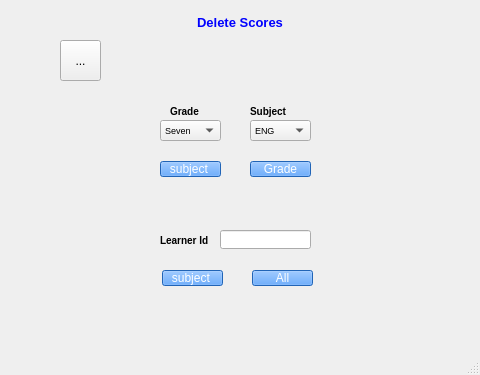
<?xml version="1.0" encoding="UTF-8"?>
<ui version="4.0">
 <class>MainWindow</class>
 <widget class="QMainWindow" name="MainWindow">
  <property name="geometry">
   <rect>
    <x>0</x>
    <y>0</y>
    <width>480</width>
    <height>375</height>
   </rect>
  </property>
  <property name="windowTitle">
   <string>MainWindow</string>
  </property>
  <widget class="QWidget" name="centralwidget">
   <widget class="QLabel" name="label">
    <property name="geometry">
     <rect>
      <x>0</x>
      <y>10</y>
      <width>480</width>
      <height>25</height>
     </rect>
    </property>
    <property name="styleSheet">
     <string notr="true">font-size:13px;
color:blue;
font-weight:bold;
</string>
    </property>
    <property name="text">
     <string>Delete Scores</string>
    </property>
    <property name="scaledContents">
     <bool>true</bool>
    </property>
    <property name="alignment">
     <set>Qt::AlignCenter</set>
    </property>
   </widget>
   <widget class="QToolButton" name="homebutton">
    <property name="geometry">
     <rect>
      <x>60</x>
      <y>40</y>
      <width>41</width>
      <height>41</height>
     </rect>
    </property>
    <property name="statusTip">
     <string>To Homepage</string>
    </property>
    <property name="text">
     <string>...</string>
    </property>
    <property name="icon">
     <iconset>
      <normaloff>../../AI/home icon.png</normaloff>../../AI/home icon.png</iconset>
    </property>
    <property name="iconSize">
     <size>
      <width>40</width>
      <height>40</height>
     </size>
    </property>
    <property name="popupMode">
     <enum>QToolButton::DelayedPopup</enum>
    </property>
   </widget>
   <widget class="QPushButton" name="deleteall">
    <property name="geometry">
     <rect>
      <x>252</x>
      <y>270</y>
      <width>61</width>
      <height>16</height>
     </rect>
    </property>
    <property name="styleSheet">
     <string notr="true">background:rgb(46, 140, 255);
color: rgb(255, 255, 255);
</string>
    </property>
    <property name="text">
     <string>All</string>
    </property>
   </widget>
   <widget class="QLabel" name="totallabel_2">
    <property name="geometry">
     <rect>
      <x>160</x>
      <y>230</y>
      <width>62</width>
      <height>20</height>
     </rect>
    </property>
    <property name="minimumSize">
     <size>
      <width>40</width>
      <height>20</height>
     </size>
    </property>
    <property name="styleSheet">
     <string notr="true">font-size:10px;
font-weight:bold</string>
    </property>
    <property name="text">
     <string>Learner Id</string>
    </property>
   </widget>
   <widget class="QPushButton" name="subdelete">
    <property name="geometry">
     <rect>
      <x>162</x>
      <y>270</y>
      <width>61</width>
      <height>16</height>
     </rect>
    </property>
    <property name="styleSheet">
     <string notr="true">background:rgb(46, 140, 255);
color: rgb(255, 255, 255);
</string>
    </property>
    <property name="text">
     <string>subject </string>
    </property>
   </widget>
   <widget class="QLineEdit" name="delfield">
    <property name="geometry">
     <rect>
      <x>220</x>
      <y>230</y>
      <width>91</width>
      <height>19</height>
     </rect>
    </property>
    <property name="maximumSize">
     <size>
      <width>16777215</width>
      <height>16777191</height>
     </size>
    </property>
    <property name="text">
     <string/>
    </property>
   </widget>
   <widget class="QPushButton" name="subjectdelete">
    <property name="geometry">
     <rect>
      <x>160</x>
      <y>161</y>
      <width>61</width>
      <height>16</height>
     </rect>
    </property>
    <property name="styleSheet">
     <string notr="true">background:rgb(46, 140, 255);
color: rgb(255, 255, 255);
</string>
    </property>
    <property name="text">
     <string>subject </string>
    </property>
   </widget>
   <widget class="QPushButton" name="gradedelete">
    <property name="geometry">
     <rect>
      <x>250</x>
      <y>161</y>
      <width>61</width>
      <height>16</height>
     </rect>
    </property>
    <property name="styleSheet">
     <string notr="true">background:rgb(46, 140, 255);
color: rgb(255, 255, 255);
</string>
    </property>
    <property name="text">
     <string>Grade</string>
    </property>
   </widget>
   <widget class="QLabel" name="label_2">
    <property name="geometry">
     <rect>
      <x>170</x>
      <y>101</y>
      <width>40</width>
      <height>20</height>
     </rect>
    </property>
    <property name="minimumSize">
     <size>
      <width>40</width>
      <height>20</height>
     </size>
    </property>
    <property name="styleSheet">
     <string notr="true">font-size:10px;
font-weight:bold</string>
    </property>
    <property name="text">
     <string>Grade</string>
    </property>
   </widget>
   <widget class="QComboBox" name="gradecombo">
    <property name="geometry">
     <rect>
      <x>160</x>
      <y>120</y>
      <width>61</width>
      <height>21</height>
     </rect>
    </property>
    <property name="styleSheet">
     <string notr="true">font-size:9px</string>
    </property>
    <item>
     <property name="text">
      <string>Seven</string>
     </property>
    </item>
    <item>
     <property name="text">
      <string>Eight</string>
     </property>
    </item>
    <item>
     <property name="text">
      <string>Nine</string>
     </property>
    </item>
   </widget>
   <widget class="QLabel" name="totallabel">
    <property name="geometry">
     <rect>
      <x>250</x>
      <y>101</y>
      <width>62</width>
      <height>20</height>
     </rect>
    </property>
    <property name="minimumSize">
     <size>
      <width>40</width>
      <height>20</height>
     </size>
    </property>
    <property name="styleSheet">
     <string notr="true">font-size:10px;
font-weight:bold</string>
    </property>
    <property name="text">
     <string>Subject</string>
    </property>
   </widget>
   <widget class="QComboBox" name="subjectcombo">
    <property name="geometry">
     <rect>
      <x>250</x>
      <y>120</y>
      <width>61</width>
      <height>21</height>
     </rect>
    </property>
    <property name="styleSheet">
     <string notr="true">font-size:9px</string>
    </property>
    <item>
     <property name="text">
      <string>ENG</string>
     </property>
    </item>
    <item>
     <property name="text">
      <string>MATHS</string>
     </property>
    </item>
    <item>
     <property name="text">
      <string>KISW</string>
     </property>
    </item>
    <item>
     <property name="text">
      <string>INT</string>
     </property>
    </item>
    <item>
     <property name="text">
      <string>SST</string>
     </property>
    </item>
    <item>
     <property name="text">
      <string>PTC</string>
     </property>
    </item>
    <item>
     <property name="text">
      <string>AGN</string>
     </property>
    </item>
    <item>
     <property name="text">
      <string>CAS</string>
     </property>
    </item>
    <item>
     <property name="text">
      <string>CRE</string>
     </property>
    </item>
   </widget>
  </widget>
  <widget class="QStatusBar" name="deletestatusbar"/>
 </widget>
 <resources/>
 <connections/>
</ui>
